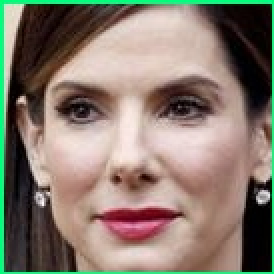
#> input picture train/77_SandraBullock/Sandrapattern1.jpg, 137 x 137 px (shown 2 times larger); its folder holds only this picture in this run
$ python train.py
#> lines starting #> are read from the running program, lines starting #| are printed output that depends on the picture
### detect.py
import math
import cv2
import numpy as np
import config

def levelFace(image, face):
    ((x, y, w, h), eyedim) = face
    if len(eyedim) != 2:
        return image[y:y+h, x:x+w]

    leftx = eyedim[0][0]
    lefty = eyedim[0][1]
    rightx = eyedim[1][0]
    righty = eyedim[1][1]
    if leftx > rightx:
        leftx, rightx = rightx, leftx
        lefty, righty = righty, lefty
    if lefty == righty or leftx == rightx:
        return image[y:y+h, x:x+w]

    rotDeg = math.degrees(math.atan((righty - lefty) / float(rightx - leftx)))
    if abs(rotDeg) < 20:
        rotMat = cv2.getRotationMatrix2D((leftx, lefty), rotDeg, 1)
        rotImg = cv2.warpAffine(image, rotMat, (image.shape[1], image.shape[0]))
        return rotImg[y:y+h, x:x+w]

    return image[y:y+h, x:x+w]

def detectFaces(image, faceCascade, eyeCascade=None, returnGray=True):
#> called with returnGray = True
    cas_rejectLevel = 1.5
#> cas_rejectLevel = 1.5
    cas_levelWeight = 5

    gray = cv2.cvtColor(image, cv2.COLOR_BGR2GRAY)
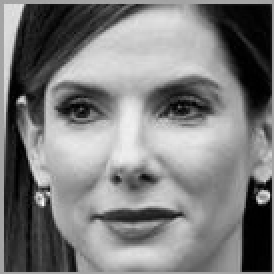
#> gray: shape (137, 137) (shown 2 times larger); min 0, max 251, mean 125.1
#> image is the input picture: shape (137, 137, 3); mean B, G, R 110.3, 122.8, 135.3
    faces = faceCascade.detectMultiScale(gray, 1.5, 5)
#> faces = [[12, 16, 101, 101]]
    result = []
    for (x, y, w, h) in faces:
        eyes = []
        if eyeCascade != None:
            roi_gray = gray[y:y+h, x:x+w]
            eyes = eyeCascade.detectMultiScale(roi_gray)

        result.append(((x, y, w, h), eyes))
#> this loop made 1 pass
#> pass 1, in detectFaces, `roi_gray = gray[y:y+h, x:x+w]`:
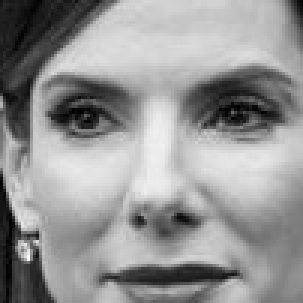
#> roi_gray: shape (101, 101) (shown 3 times larger); min 1, max 251, mean 148.6
#> after the loop, result = [((12, 16, 101, 101), [[11, 22, 33, 33], [62, 22, 31, 31], [49, 62, 20, 20], [34, 62, 22, 22]])]

    if returnGray:
        return gray, result
    else:
        return image, result

# [24 lines that do not run on import are left out]

### train.py
import os
from os.path import join, isdir
from PIL import Image

import cv2
import numpy as np
import sys
import detect, config

def getLabels(a_dir):
    return [name for name in os.listdir(a_dir) if isdir(join(a_dir, name))]

def supportedImg(name):
    return name.lower().endswith('.png') or name.lower().endswith('.jpg')

def combineFaces(faces, w=100, h=100, numPerRow=5):
    small_img = []
    row_img = []
    count = 0
    for img in faces:
        small_img.append(cv2.resize(img, (w, h)))
        count += 1
        if count % numPerRow == 0:
            count = 0
            row_img.append(np.concatenate(small_img, axis=1))
            small_img = []
    if len(small_img) > 0:
        for x in range (0, numPerRow-len(small_img)):
            small_img.append(np.zeros((h,w), np.uint8))
        row_img.append(np.concatenate(small_img, axis=1))

    return np.concatenate(row_img, axis=0)

def extractFaces(a_dir, folder, levelFace=False):
    faceCascade = cv2.CascadeClassifier('cascades/haarcascade_frontalface_alt2.xml')
    eyeCascade = cv2.CascadeClassifier('cascades/haarcascade_eye.xml')

    the_path = join(a_dir, folder)
    result = []

    for img in [f for f in os.listdir(the_path) if supportedImg(f)]:
        img_path = join(the_path, img)
        image, faces = detect.detectFaces(cv2.imread(img_path), faceCascade, eyeCascade, True)
#> faces has the same summary as result in detectFaces
        print(len(faces))
#| 1
        if len(faces) == 0:
            print("No face found in " + img_path)
        for ((x, y, w, h), eyedim) in faces:
            if not levelFace:
                result.append(image[y:y+h, x:x+w])
            else:
                result.append(detect.levelFace(image, ((x, y, w, h), eyedim)))
#> this loop made 1 pass
#> after the loop, result = 1 item
                #result.append(image[y:y+h, x:x+w])
    return result

def trainRecognizer(db_folder, trainSize=config.DEFAULT_FACE_SIZE, showFaces=False, forceTrain=False):
    recognizer = cv2.face.LBPHFaceRecognizer_create()
    if (not forceTrain) and loadRecognizer(recognizer):
        return recognizer

    folders = getLabels(db_folder)
    images = []
    labels = []

    label_count = 0
    label_map = {}

    for folder in folders:
        faces = extractFaces(db_folder, folder, True)
#> faces = 1 item
        images.extend([cv2.resize(face, trainSize) for face in faces])

        labels.extend([label_count] * len(faces))
        label_map[label_count] = folder
        label_count += 1

        if showFaces:
            cv2.namedWindow("Rostros", 1)
            cv2.imshow("Rostros", combineFaces(faces))
            cv2.waitKey(0)

    if showFaces:
        cv2.destroyWindow("Rostros")

    recognizer.train(images, np.array(labels))
    for key in label_map:
        recognizer.setLabelInfo(key, label_map[key])

    saveRecognizer(recognizer)

    return recognizer

def saveRecognizer(recognizer, filename=config.RECOGNIZER_OUTPUT_FILE):
    recognizer.save(filename)

def loadRecognizer(recognizer, filename=config.RECOGNIZER_OUTPUT_FILE):
    try:
        recognizer.read(filename)
        return True
    except (cv2.error):
        return False

if __name__ == '__main__':
    recognizer = trainRecognizer("train", showFaces=False, forceTrain=True)

$ run again, on train/77_SandraBullock/Sandrapattern2.jpg
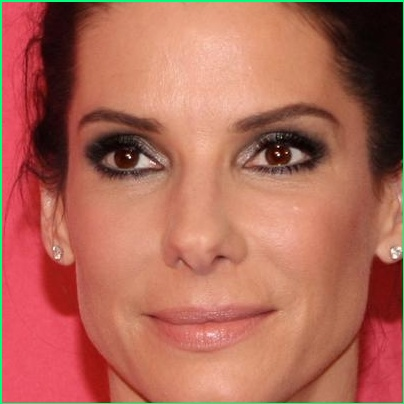
#> input picture train/77_SandraBullock/Sandrapattern2.jpg, 404 x 404 px
#> cas_rejectLevel = 1.5
#> in detectFaces, `gray = cv2.cvtColor(image, cv2.COLOR_BGR2GRAY)`:
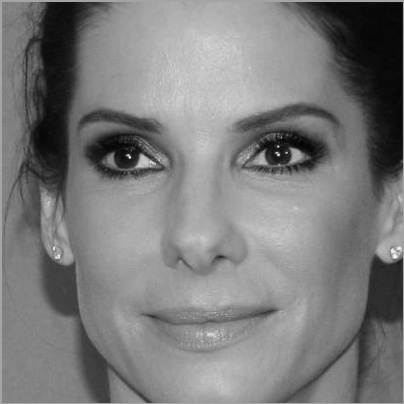
#> gray: shape (404, 404); min 2, max 246, mean 123.3
#> in detectFaces, image is the input picture: shape (404, 404, 3); mean B, G, R 87, 103.7, 175.7
#> in detectFaces, `faces = faceCascade.detectMultiScale(gray, 1.5, 5)`: faces = [[38, 30, 342, 342]]
#> the loop in detectFaces, `for (x, y, w, h) in faces:` made 1 pass
#> pass 1, in detectFaces, `roi_gray = gray[y:y+h, x:x+w]`:
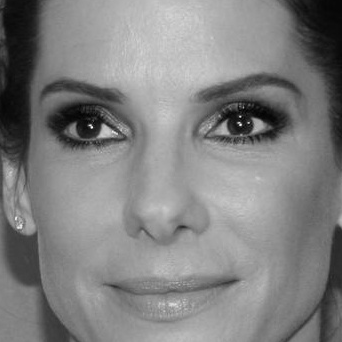
#> roi_gray: shape (342, 342); min 2, max 244, mean 128.7
#> after the loop in detectFaces, `for (x, y, w, h) in faces:`: result = [((38, 30, 342, 342), [[166, 213, 34, 34], [124, 218, 28, 28], [38, 84, 84, 84], [195, 78, 89, 89]])]
#> in extractFaces, `image, faces = detect.detectFaces(cv2.imread(img_path), faceCascade, e..`: faces has the same summary as result in detectFaces
#| 1
#> the loop in extractFaces, `for ((x, y, w, h), eyedim) in faces:` made 1 pass
#> after the loop in extractFaces, `for ((x, y, w, h), eyedim) in faces:`: result = 1 item
